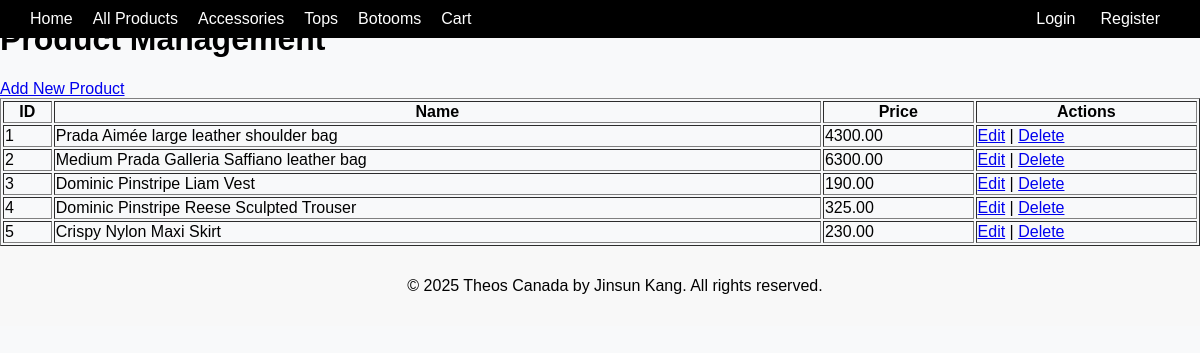
The app's page /ecommerce/admin/products.php with its own data.
### tables this page shows
CREATE TABLE products (
    id INT AUTO_INCREMENT PRIMARY KEY,
    name VARCHAR(100),
    description TEXT,
    price DECIMAL(10, 2),
    image VARCHAR(255),
    created_at TIMESTAMP DEFAULT CURRENT_TIMESTAMP
);

### ecommerce/admin/products.php (the view)
<?php
include '../includes/header.php';
include '../includes/db.php';
$stmt = $conn->prepare("SELECT * FROM products");
$stmt->execute();
$result = $stmt->get_result();
echo "<h1>Product Management</h1>";
echo "<a href='add_product.php'>Add New Product</a>";
echo "<table border='1'>";
echo "<tr><th>ID</th><th>Name</th><th>Price</th><th>Actions</th></tr>";
while ($row = $result->fetch_assoc()) {
    echo "<tr>
        <td>{$row['id']}</td>
        <td>{$row['name']}</td>
        <td>{$row['price']}</td>
        <td>
            <a href='edit_product.php?id={$row['id']}'>Edit</a> |
            <a href='delete_product.php?id={$row['id']}'>Delete</a>
        </td>
    </tr>";
}
echo "</table>";
include '../includes/footer.php';
?>

### ecommerce/includes/header.php (style rules this page uses)
body { margin: 0; font-family: Arial, sans-serif; background-color: #f8f9fa; padding-top: 60px; }

### ecommerce/includes/footer.php (style rules this page uses)
html, body { height: 100%; margin: 0; padding: 0; display: flex; flex-direction: column; }

### records on screen
products: id "1", name "Prada Aimée large leather shoulder bag", price "4300.00"
products: id "2", name "Medium Prada Galleria Saffiano leather bag", price "6300.00"
products: id "3", name "Dominic Pinstripe Liam Vest", price "190.00"
products: id "4", name "Dominic Pinstripe Reese Sculpted Trouser", price "325.00"
products: id "5", name "Crispy Nylon Maxi Skirt", price "230.00"
